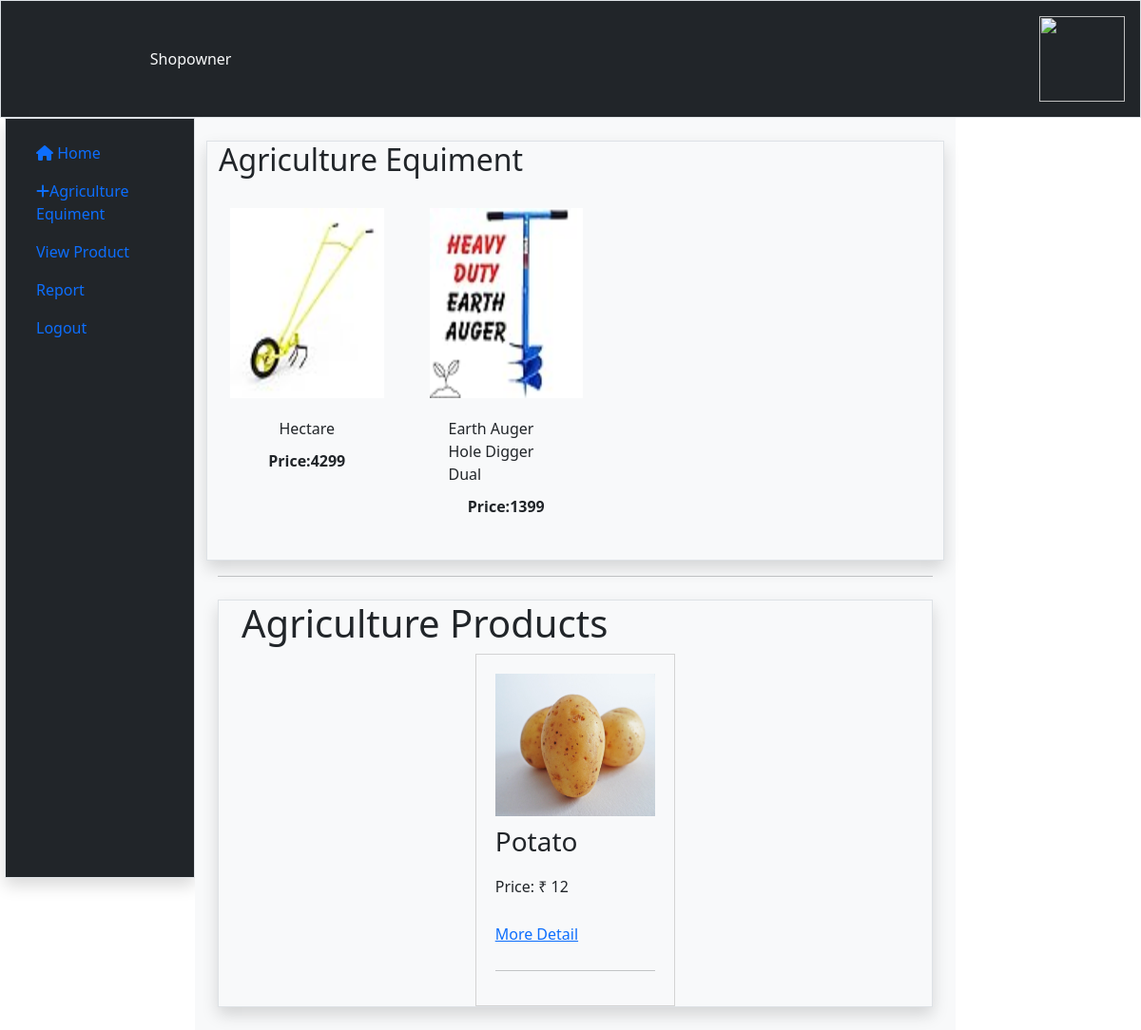
Page /shophome on the committed database.
### farmer/models.py (models this page shows, shortened)
class Shopproduct(models.Model):
    pname=models.CharField(max_length=100)
    cat=models.CharField(max_length=100)
    brand=models.CharField(max_length=100)
    price=models.CharField(max_length=100)
    qty=models.CharField(max_length=100)
    image = models.ImageField(upload_to="products/")
    image2= models.ImageField(upload_to="products/")
    image3 = models.ImageField(upload_to="products/")
    image4 = models.ImageField(upload_to="products/")
    stock = models.PositiveIntegerField()
    description = models.TextField()
    shop = models.ForeignKey(shop, on_delete=models.CASCADE)

### farmer/views.py (the view)
# urls.py: path('shophome',shophome,name="shophome"),
def shophome(req):
    shop=req.session.get('didno')
    products=Shopproduct.objects.order_by('-id').filter(cat="Equiment")
    farmer=Shopproduct.objects.order_by('-id').filter(cat="Product")
    return render(req,'shopbase.html',{'shop':shop,'Equiment':products,'products':farmer})

### template/shopbase.html (shortened to what this page needs)
{% load static %}
<!doctype html>
<html lang="en">
  <head>
    <link rel="stylesheet" href="https://cdnjs.cloudflare.com/ajax/libs/font-awesome/6.7.2/css/all.min.css" />
    <link href="https://cdn.jsdelivr.net/npm/bootstrap@5.1.3/dist/css/bootstrap.min.css" rel="stylesheet">
  </head>
  <body>
    <div class="container-fluid bg-gratient">
      <div class="row  justify-content-center border bg-dark text-light">
        <div class="col-lg-4" style="display:flex; justify-content: center; align-items: center;">
          Shopowner
        </div>
        <div class="col-lg-8  p-3" style="display:flex; justify-content:right; align-items:center;">
      <img src="{% static 'images/bg2.jpg' %}" style="width:90px; height:90px;"/>
        </div>
      </div>
      <div class="row">
        <div class="col-lg-2   p-3 border shadow  bg-dark text-light" style="height:100vh;margin-left:5px;">
          <ul class="nav flex-column">
            <li class="nav-item">
              <a class="nav-link active" aria-current="page" href="/shophome"><i class="fa-solid fa-house"></i> Home</a>
            </li>
            <li class="nav-item">
              <a class="nav-link" href="/addproduct"> <i class="fa-solid fa-plus"></i>Agriculture Equiment</a>
            </li>
            <li class="nav-item">
              <a class="nav-link" href="/product_list">View Product</a>
            </li>
            <li class="nav-item">
              <a class="nav-link" href="/report_detail" target="_blank">Report</a>
            </li>
            <li class="nav-item">
              <a class="nav-link" href="/logout">Logout</a>
            </li>
          </ul>
        </div>
        <div class="col-lg-8 p-4 bg-light">
          {% block content %}
                 <div class="row border shadow ">
                  <div class="col-lg-12">
                    <h2>Agriculture Equiment</h2>
                  </div>
                  {% for  equiment in Equiment %}
                  <div class="col-lg-3 p-3 m-2">
                    <div>
                      <img src="{{equiment.image.url}}" class="images"/>
                    </div>
                    <div class="product-text">
                       {{equiment.pname}}
                       <strong>Price:{{equiment.price}}</strong>
                    </div>
                  </div>
                  {% endfor %}
                 </div>
<hr>
                 <div class="container-fluid mt-4 border shadow"">
                  <div class="row">
                    <h1> Agriculture Products</h1>
                  </div>
                  <div class="product">
                    {% for product in products %}
                    <div class="items" style="border:1px solid lightgray;">
                      <img  src="{{ product.image.url }}" style="width:100%;height150px;"/>
                        <h3>{{ product.pname }}</h3>
                        <p>Price: &#8377; {{ product.price }}</p>
                        <a href="/product_byid/{{product.id}}">More Detail</a>
                        <hr>
                    </div>
                    {% endfor %}
                  </div>
                </div>
          {% endblock %}
        </div>
      </div>
    </div>
  </body>
</html>

### template/shopbase.html (style rules this page uses)
.images { width:100%; height:200px; }
.product-text { display:flex; flex-direction: column; align-items: center; gap:10px; padding: 20px; }
.product { display:flex; gap:10px; flex-wrap:wrap; justify-content:center; align-items: center; }
.product .items { width:30%; display:flex; flex-direction: column; gap:10px; border:2px solid lightgrey; padding:20px; }
.product .items img { width:100%; height: 150px; }

### rows in the picture
Shopproduct: image (picture), pname "Hectare", price "4299"
Shopproduct: image (picture), pname "Earth Auger Hole Digger Dual", price "1399"
Shopproduct: image (picture), pname "Potato", price "12"
